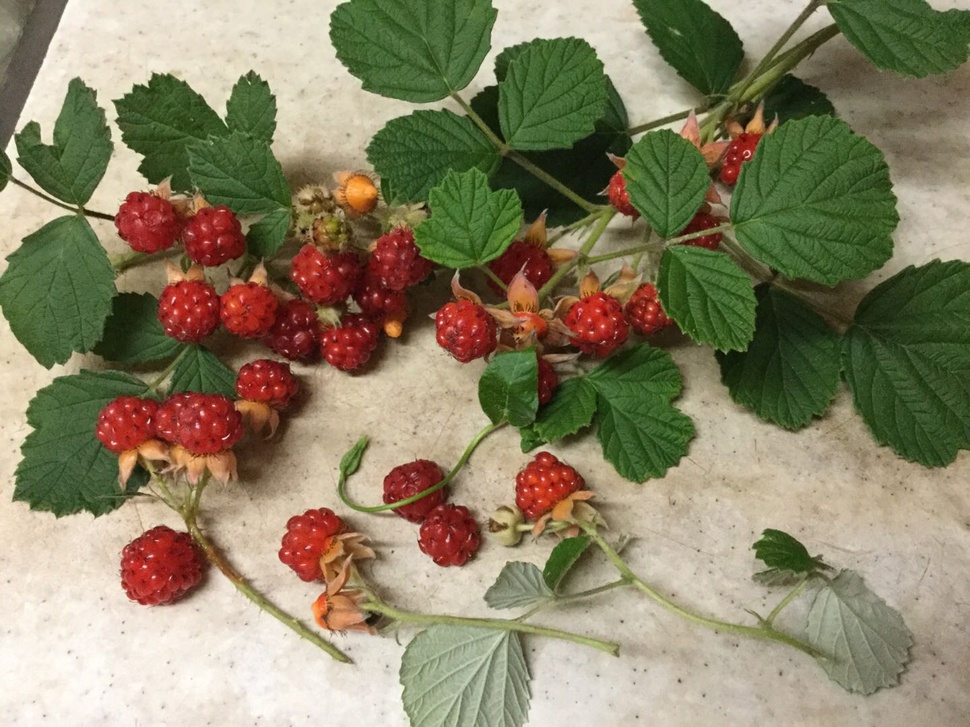
#> input picture selective_search/image_seg/assets/test.jpg, 970 x 727 px, shrunk from 1440 x 1080 before the run, found by its file name
$ python pil.py
#> lines starting #> are read from the running program, lines starting #| are printed output that depends on the picture
from PIL import Image

im = Image.open("/Users/sunhao/Projects/vscode/python/RCNN/selective_search/image_seg/assets/test.jpg")
#> im is the input picture: PIL image 970x727 RGB; mean R, G, B 137.7, 130.1, 101.8

# Flip the image from left to right
im_flipped = im.transpose(method=Image.ROTATE_90)
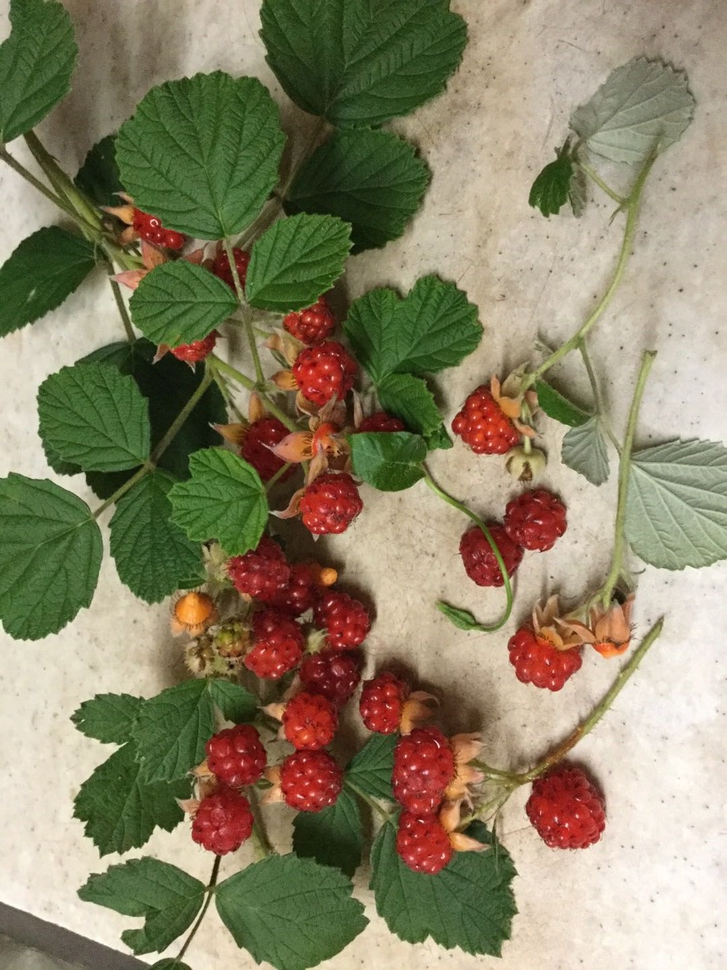
#> im_flipped: PIL image 727x970 RGB; mean R, G, B 137.7, 130.1, 101.8
# To flip the image from top to bottom,
# use the method "Image.FLIP_TOP_BOTTOM"
im_flipped.show()
print("test")
